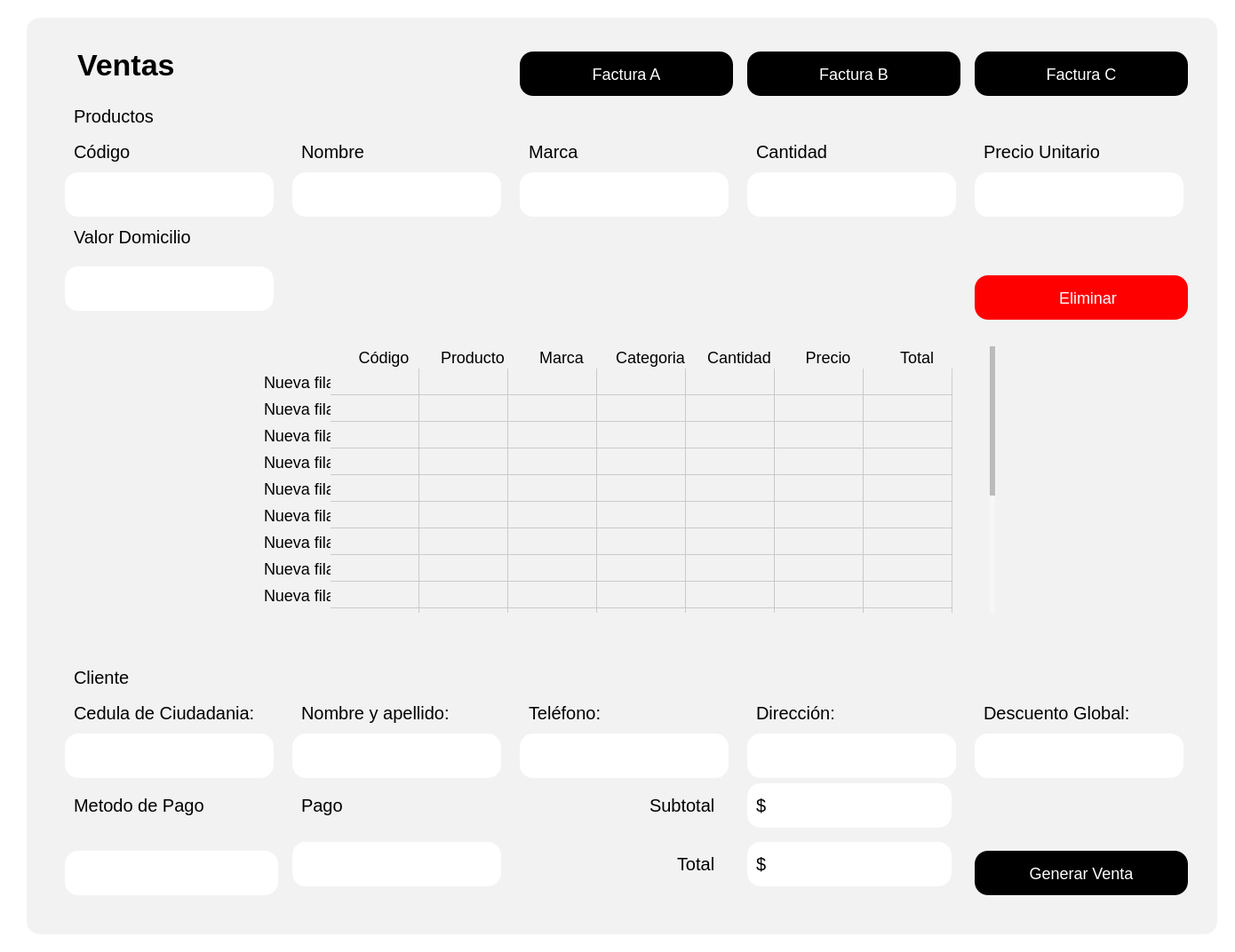
<?xml version="1.0" encoding="UTF-8"?>
<ui version="4.0">
 <class>Form</class>
 <widget class="QWidget" name="Form">
  <property name="geometry">
   <rect>
    <x>0</x>
    <y>0</y>
    <width>1390</width>
    <height>1072</height>
   </rect>
  </property>
  <property name="windowTitle">
   <string>Form</string>
  </property>
  <property name="styleSheet">
   <string notr="true">background-color: rgb(255, 255, 255);
</string>
  </property>
  <layout class="QHBoxLayout" name="horizontalLayout">
   <item>
    <widget class="QWidget" name="Contenedor" native="true">
     <property name="styleSheet">
      <string notr="true">
QPushButton {
    background-color: black; /* Fondo blanco */
    border: none; /* Sin borde ni decoración inicial */
    color:  white; /* Color del texto */
    border-radius: 15px; /* Bordes circulares */
    padding: 5px 10px; /* Espaciado interno para mejor apariencia */
	height: 40px; /* Altura del botón */
    text-align: center; /* Alinea el texto del botón a la izquierda */
    font-size: 18px; /* Tamaño de fuente */
	margin-top:20px;
}

QPushButton:hover {
    background-color: rgb(106, 106, 106); /* Gris claro al pasar el mouse */
    cursor: pointer; /* Cursor de mano al pasar sobre el botón */
}

QToolButton {
    background-color: white; /* Fondo blanco */
    border: none; /* Sin borde ni decoración inicial */
    color:  rgb(50, 50, 50); /* Color del texto */
    border-radius: 15px; /* Bordes circulares */
    padding: 5px 10px; /* Espaciado interno para mejor apariencia */
	height: 40px; /* Altura del botón */
    text-align: left; /* Alinea el texto del botón a la izquierda */
    font-size: 18px; /* Tamaño de fuente */
    cursor: pointer;
}

QToolButton:hover {
    background-color: #f2f2f2; /* Gris claro al pasar el mouse */
    cursor: pointer;
}
QLineEdit {
    background-color: rgb(255, 255, 255); /* Fondo blanco */
    border: none; /* Sin bordes visibles */
    padding: 4px; /* Espaciado interno entre el texto y los bordes */
    margin-right: 5px; /* Espaciado externo solo a la derecha */
    border-radius: 10px; /* Bordes redondeados */
    color: black; /* Texto negro */
    text-align: left; /* Texto alineado a la izquierda */
    font-size: 18px; /* Tamaño del texto */
}

/* Cuando el QLineEdit está enfocado (se está escribiendo) */
QLineEdit:focus {
    background-color: rgb(230, 230, 250); /* Color de fondo cuando el campo está activo */
    border: 1px solid rgb(0, 0, 0); /* Borde negro al estar activo */
}

QLabel {
    font-size: 20px; /* Tamaño de fuente */
    color:  black; /* Color del texto */
    margin-right: 10px; /* Espaciado a la derecha */
    padding: 5px; /* Espaciado interno */
    text-align: left; /* Alineación del texto a la izquierda */
}
QTableWidget {
    border: none;
    background-color: #ffffff; /* Fondo blanco para la tabla */
    box-shadow: 0 4px 8px rgba(0, 0, 0, 0.1); /* Sombra suave alrededor de la tabla */
}

QTableWidget::item {
    background-color: #f2f2f2; 
    border: none; 
    transition: background-color 0.3s ease; /* Suavizado de transición de color de fondo */
    pointer-events: none; /* Desactiva la interacción con las celdas (como editar) */
}

QTableWidget::item:selected {
    background-color: #aad4ff; /* Color azul claro para celdas seleccionadas */
    color: black; /* Texto negro para celdas seleccionadas */
}

QTableWidget::item:hover {
    background-color: #e6e6e6; /* Color de fondo al pasar el cursor sobre las celdas */
}

QHeaderView::section {
    border: none; 
    background-color: #f2f2f2; 
    font-weight: normal; /* No negritas */
    text-align: center; /* Centrado del texto en los encabezados */
    box-shadow: 0 2px 4px rgba(0, 0, 0, 0.1); /* Sombra suave para los encabezados */
}

QHeaderView::section:focus {
    background-color: #f2f2f2; /* Sin color de fondo cuando está en foco */
    border: none; /* Sin borde cuando está en foco */
}

QTableWidget::item:focus {
    border: none; /* Sin borde cuando las celdas tienen el foco */
    background-color: #f2f2f2; /* Mantener el fondo sin color azul */
}

QTableCornerButton::section {
    background-color: #f2f2f2; 
    border: none; 
}

QTableWidget::verticalHeader {
    background-color: #f2f2f2;
    border: none;
    font-weight: normal; /* No negritas */
}

QTableWidget::item:hover {
    background-color: #e6e6e6; /* Color de fondo al pasar el cursor sobre las celdas */
}

/* Personalización de la barra de desplazamiento */
QScrollBar:vertical {
    border: none;
    background: #f7f7f7; /* Fondo de la barra */
    width: 8px; /* Barra más delgada */
    border-radius: 4px; /* Bordes más redondeados */
}

QScrollBar::handle:vertical {
    background: #bbb; /* Fondo del control deslizante */
    min-height: 20px; /* Control deslizante más delgado */
    border-radius: 4px; /* Bordes redondeados */
    transition: background-color 0.3s ease; /* Transición suave para el cambio de color */
}

QScrollBar::handle:vertical:hover {
    background: #888; /* Color más oscuro cuando el control deslizante está siendo desplazado */
}

QScrollBar::add-line:vertical, QScrollBar::sub-line:vertical {
    border: none;
    background: #f2f2f2; /* Fondo para los botones de la barra */
    height: 0px; /* Sin altura para los botones */
}

QScrollBar:horizontal {
    border: none;
    background: #f7f7f7; /* Fondo de la barra */
    height: 8px; /* Barra más delgada */
    border-radius: 4px; /* Bordes más redondeados */
}

QScrollBar::handle:horizontal {
    background: #bbb; /* Fondo del control deslizante */
    min-width: 20px; /* Control deslizante más delgado */
    border-radius: 4px; /* Bordes redondeados */
    transition: background-color 0.3s ease; /* Transición suave para el cambio de color */
}

QScrollBar::handle:horizontal:hover {
    background: #888; /* Color más oscuro cuando el control deslizante está siendo desplazado */
}

QScrollBar::add-line:horizontal, QScrollBar::sub-line:horizontal {
    border: none;
    background: #f2f2f2; /* Fondo para los botones de la barra */
    width: 0px; /* Sin ancho para los botones */
}


</string>
     </property>
     <layout class="QHBoxLayout" name="horizontalLayout_2">
      <item>
       <widget class="QStackedWidget" name="Contenido">
        <property name="styleSheet">
         <string notr="true">margin-left:10px;
border-radius:15px;
background-color: #f2f2f2; 
</string>
        </property>
        <widget class="QWidget" name="ContenidoPage1">
         <layout class="QVBoxLayout" name="verticalLayout_2">
          <item>
           <widget class="QWidget" name="widget_3" native="true">
            <property name="styleSheet">
             <string notr="true"/>
            </property>
            <layout class="QGridLayout" name="gridLayout">
             <item row="0" column="0">
              <layout class="QGridLayout" name="gridLayout_2">
               <item row="3" column="1">
                <widget class="QLineEdit" name="InputNombre">
                 <property name="sizePolicy">
                  <sizepolicy hsizetype="Fixed" vsizetype="Fixed">
                   <horstretch>0</horstretch>
                   <verstretch>0</verstretch>
                  </sizepolicy>
                 </property>
                 <property name="minimumSize">
                  <size>
                   <width>250</width>
                   <height>50</height>
                  </size>
                 </property>
                 <property name="maximumSize">
                  <size>
                   <width>250</width>
                   <height>50</height>
                  </size>
                 </property>
                 <property name="styleSheet">
                  <string notr="true">background-color: rgb(255, 255, 255);</string>
                 </property>
                </widget>
               </item>
               <item row="2" column="0">
                <widget class="QLabel" name="label_3">
                 <property name="text">
                  <string>Código</string>
                 </property>
                </widget>
               </item>
               <item row="2" column="5">
                <widget class="QLabel" name="label">
                 <property name="text">
                  <string>Precio Unitario</string>
                 </property>
                </widget>
               </item>
               <item row="3" column="2">
                <widget class="QLineEdit" name="InputMarca">
                 <property name="sizePolicy">
                  <sizepolicy hsizetype="Fixed" vsizetype="Fixed">
                   <horstretch>0</horstretch>
                   <verstretch>0</verstretch>
                  </sizepolicy>
                 </property>
                 <property name="minimumSize">
                  <size>
                   <width>250</width>
                   <height>50</height>
                  </size>
                 </property>
                 <property name="maximumSize">
                  <size>
                   <width>250</width>
                   <height>50</height>
                  </size>
                 </property>
                 <property name="styleSheet">
                  <string notr="true">background-color: rgb(255, 255, 255);</string>
                 </property>
                </widget>
               </item>
               <item row="3" column="0">
                <widget class="QLineEdit" name="InputCodigo">
                 <property name="sizePolicy">
                  <sizepolicy hsizetype="Fixed" vsizetype="Fixed">
                   <horstretch>0</horstretch>
                   <verstretch>0</verstretch>
                  </sizepolicy>
                 </property>
                 <property name="minimumSize">
                  <size>
                   <width>250</width>
                   <height>50</height>
                  </size>
                 </property>
                 <property name="maximumSize">
                  <size>
                   <width>250</width>
                   <height>50</height>
                  </size>
                 </property>
                 <property name="styleSheet">
                  <string notr="true">background-color: rgb(255, 255, 255);</string>
                 </property>
                </widget>
               </item>
               <item row="2" column="2">
                <widget class="QLabel" name="label_6">
                 <property name="text">
                  <string>Marca</string>
                 </property>
                </widget>
               </item>
               <item row="3" column="3">
                <widget class="QLineEdit" name="InputCantidad">
                 <property name="sizePolicy">
                  <sizepolicy hsizetype="Fixed" vsizetype="Fixed">
                   <horstretch>0</horstretch>
                   <verstretch>0</verstretch>
                  </sizepolicy>
                 </property>
                 <property name="minimumSize">
                  <size>
                   <width>250</width>
                   <height>50</height>
                  </size>
                 </property>
                 <property name="maximumSize">
                  <size>
                   <width>250</width>
                   <height>50</height>
                  </size>
                 </property>
                 <property name="styleSheet">
                  <string notr="true">background-color: rgb(255, 255, 255);</string>
                 </property>
                </widget>
               </item>
               <item row="5" column="0">
                <widget class="QLineEdit" name="InputDomicilio">
                 <property name="sizePolicy">
                  <sizepolicy hsizetype="Fixed" vsizetype="Fixed">
                   <horstretch>0</horstretch>
                   <verstretch>0</verstretch>
                  </sizepolicy>
                 </property>
                 <property name="minimumSize">
                  <size>
                   <width>250</width>
                   <height>50</height>
                  </size>
                 </property>
                 <property name="maximumSize">
                  <size>
                   <width>250</width>
                   <height>50</height>
                  </size>
                 </property>
                 <property name="styleSheet">
                  <string notr="true">background-color: rgb(255, 255, 255);</string>
                 </property>
                </widget>
               </item>
               <item row="2" column="1">
                <widget class="QLabel" name="label_5">
                 <property name="text">
                  <string>Nombre</string>
                 </property>
                </widget>
               </item>
               <item row="2" column="3">
                <widget class="QLabel" name="label_7">
                 <property name="text">
                  <string>Cantidad</string>
                 </property>
                </widget>
               </item>
               <item row="4" column="0">
                <widget class="QLabel" name="label_8">
                 <property name="text">
                  <string>Valor Domicilio</string>
                 </property>
                </widget>
               </item>
               <item row="0" column="0">
                <widget class="QLabel" name="LabelVentasA">
                 <property name="styleSheet">
                  <string notr="true">#LabelVentasA {
    font-weight: bold; /* Negrita */
    font-size: 34px; /* Tamaño de fuente */
}
</string>
                 </property>
                 <property name="text">
                  <string>Ventas</string>
                 </property>
                </widget>
               </item>
               <item row="1" column="0">
                <widget class="QLabel" name="label_30">
                 <property name="text">
                  <string>Productos</string>
                 </property>
                </widget>
               </item>
               <item row="3" column="5">
                <widget class="QLineEdit" name="InputPrecioUnitario">
                 <property name="sizePolicy">
                  <sizepolicy hsizetype="Fixed" vsizetype="Fixed">
                   <horstretch>0</horstretch>
                   <verstretch>0</verstretch>
                  </sizepolicy>
                 </property>
                 <property name="minimumSize">
                  <size>
                   <width>250</width>
                   <height>50</height>
                  </size>
                 </property>
                 <property name="maximumSize">
                  <size>
                   <width>250</width>
                   <height>50</height>
                  </size>
                 </property>
                 <property name="styleSheet">
                  <string notr="true">background-color: rgb(255, 255, 255);</string>
                 </property>
                </widget>
               </item>
               <item row="5" column="5">
                <widget class="QPushButton" name="BtnEliminar">
                 <property name="cursor">
                  <cursorShape>PointingHandCursor</cursorShape>
                 </property>
                 <property name="styleSheet">
                  <string notr="true">
QPushButton {
    background-color: red; /* Fondo blanco */
    border: none; /* Sin borde ni decoración inicial */
    color:  white; /* Color del texto */
    border-radius: 15px; /* Bordes circulares */
    padding: 5px 10px; /* Espaciado interno para mejor apariencia */
	height: 40px; /* Altura del botón */
    text-align: center; /* Alinea el texto del botón a la izquierda */
    font-size: 18px; /* Tamaño de fuente */
	margin-top:20px;
    cursor: pointer; /* Cursor de mano al pasar sobre el botón */
}

QPushButton:hover {
    background-color: rgb(106, 106, 106); /* Gris claro al pasar el mouse */
    cursor: pointer; /* Cursor de mano al pasar sobre el botón */
}</string>
                 </property>
                 <property name="text">
                  <string>   Eliminar</string>
                 </property>
                 <property name="icon">
                  <iconset>
                   <normaloff>../../assets/iconos/eliminar.png</normaloff>../../assets/iconos/eliminar.png</iconset>
                 </property>
                 <property name="iconSize">
                  <size>
                   <width>30</width>
                   <height>30</height>
                  </size>
                 </property>
                </widget>
               </item>
               <item row="0" column="2">
                <widget class="QPushButton" name="BtnFacturaA">
                 <property name="cursor">
                  <cursorShape>PointingHandCursor</cursorShape>
                 </property>
                 <property name="styleSheet">
                  <string notr="true">
QPushButton {
    background-color: black; /* Fondo blanco */
    border: none; /* Sin borde ni decoración inicial */
    color:  white; /* Color del texto */
    border-radius: 15px; /* Bordes circulares */
    padding: 5px 10px; /* Espaciado interno para mejor apariencia */
	height: 40px; /* Altura del botón */
    text-align: center; /* Alinea el texto del botón a la izquierda */
    font-size: 18px; /* Tamaño de fuente */
	margin-top:20px;
}

QPushButton:hover {
    background-color: rgb(106, 106, 106); /* Gris claro al pasar el mouse */
    cursor: pointer; /* Cursor de mano al pasar sobre el botón */
}</string>
                 </property>
                 <property name="text">
                  <string>Factura A</string>
                 </property>
                </widget>
               </item>
               <item row="0" column="3">
                <widget class="QPushButton" name="BtnFacturaB">
                 <property name="cursor">
                  <cursorShape>PointingHandCursor</cursorShape>
                 </property>
                 <property name="styleSheet">
                  <string notr="true">
QPushButton {
    background-color: black; /* Fondo blanco */
    border: none; /* Sin borde ni decoración inicial */
    color:  white; /* Color del texto */
    border-radius: 15px; /* Bordes circulares */
    padding: 5px 10px; /* Espaciado interno para mejor apariencia */
	height: 40px; /* Altura del botón */
    text-align: center; /* Alinea el texto del botón a la izquierda */
    font-size: 18px; /* Tamaño de fuente */
	margin-top:20px;
}

QPushButton:hover {
    background-color: rgb(106, 106, 106); /* Gris claro al pasar el mouse */
    cursor: pointer; /* Cursor de mano al pasar sobre el botón */
}</string>
                 </property>
                 <property name="text">
                  <string>Factura B</string>
                 </property>
                </widget>
               </item>
               <item row="0" column="5">
                <widget class="QPushButton" name="BtnFacturaC">
                 <property name="cursor">
                  <cursorShape>PointingHandCursor</cursorShape>
                 </property>
                 <property name="styleSheet">
                  <string notr="true">
QPushButton {
    background-color: black; /* Fondo blanco */
    border: none; /* Sin borde ni decoración inicial */
    color:  white; /* Color del texto */
    border-radius: 15px; /* Bordes circulares */
    padding: 5px 10px; /* Espaciado interno para mejor apariencia */
	height: 40px; /* Altura del botón */
    text-align: center; /* Alinea el texto del botón a la izquierda */
    font-size: 18px; /* Tamaño de fuente */
	margin-top:20px;
}

QPushButton:hover {
    background-color: rgb(106, 106, 106); /* Gris claro al pasar el mouse */
    cursor: pointer; /* Cursor de mano al pasar sobre el botón */
}</string>
                 </property>
                 <property name="text">
                  <string>Factura C</string>
                 </property>
                </widget>
               </item>
              </layout>
             </item>
            </layout>
           </widget>
          </item>
          <item>
           <widget class="QWidget" name="widget" native="true">
            <property name="styleSheet">
             <string notr="true"/>
            </property>
            <layout class="QVBoxLayout" name="verticalLayout_3">
             <item alignment="Qt::AlignHCenter|Qt::AlignVCenter">
              <widget class="QTableWidget" name="tableWidget">
               <property name="sizePolicy">
                <sizepolicy hsizetype="Fixed" vsizetype="Fixed">
                 <horstretch>0</horstretch>
                 <verstretch>0</verstretch>
                </sizepolicy>
               </property>
               <property name="minimumSize">
                <size>
                 <width>845</width>
                 <height>300</height>
                </size>
               </property>
               <property name="font">
                <font>
                 <family>MS Shell Dlg 2</family>
                 <pointsize>11</pointsize>
                 <weight>75</weight>
                 <bold>true</bold>
                </font>
               </property>
               <property name="styleSheet">
                <string notr="true">
QTableWidget {
    border: none;
    box-shadow: 0 4px 8px rgba(0, 0, 0, 0.1); /* Sombra suave alrededor de la tabla */
}

QTableWidget::item {
    background-color: #f2f2f2; 
    border: none; 
    font-size: 18px; /* Tamaño de letra */
    transition: background-color 0.3s ease; /* Suavizado de transición de color de fondo */
    pointer-events: none; /* Desactiva la interacción con las celdas (como editar) */
}

QTableWidget::item:selected {
    background-color: #aad4ff; /* Color azul claro para celdas seleccionadas */
    color: black; /* Texto negro para celdas seleccionadas */
}

QTableWidget::item:hover {
    background-color: #e6e6e6; /* Color de fondo al pasar el cursor sobre las celdas */
}

QHeaderView::section {
    border: none; 
    background-color: #f2f2f2; 
    font-size: 18px; /* Tamaño de letra */
    font-weight: normal; /* No negritas */
    text-align: center; /* Centrado del texto en los encabezados */
    box-shadow: 0 2px 4px rgba(0, 0, 0, 0.1); /* Sombra suave para los encabezados */
}

QHeaderView::section:focus {
    background-color: #f2f2f2; /* Sin color de fondo cuando está en foco */
    border: none; /* Sin borde cuando está en foco */
}

QTableWidget::item:focus {
    border: none; /* Sin borde cuando las celdas tienen el foco */
    background-color: #f2f2f2; /* Mantener el fondo sin color azul */
}

QTableCornerButton::section {
    background-color: #f2f2f2; 
    border: none; 
}

QTableWidget::verticalHeader {
    background-color: #f2f2f2;
    font-size: 23px;
    border: none;
    font-weight: normal; /* No negritas */
}

QTableWidget::item:hover {
    background-color: #e6e6e6; /* Color de fondo al pasar el cursor sobre las celdas */
}
/* Personalización de la barra de desplazamiento */
QScrollBar:vertical {
    border: none;
    background: #f7f7f7; /* Fondo de la barra */
    width: 8px; /* Barra más delgada */
    border-radius: 4px; /* Bordes más redondeados */
    margin: 0px 2px 0px 0px; /* Un pequeño margen para el desplazamiento */
}

QScrollBar::handle:vertical {
    background: #bbb; /* Fondo del control deslizante */
    min-height: 20px; /* Control deslizante más delgado */
    border-radius: 4px; /* Bordes redondeados */
    transition: background-color 0.3s ease; /* Transición suave para el cambio de color */
}

QScrollBar::handle:vertical:hover {
    background: #888; /* Color más oscuro cuando el control deslizante está siendo desplazado */
}

QScrollBar::add-line:vertical, QScrollBar::sub-line:vertical {
    border: none;
    background: #f2f2f2; /* Fondo para los botones de la barra */
    height: 0px; /* Sin altura para los botones */
}

QScrollBar:horizontal {
    border: none;
    background: #f7f7f7; /* Fondo de la barra */
    height: 8px; /* Barra más delgada */
    border-radius: 4px; /* Bordes más redondeados */
    margin: 0px 0px 2px 0px; /* Un pequeño margen para el desplazamiento */
}

QScrollBar::handle:horizontal {
    background: #bbb; /* Fondo del control deslizante */
    min-width: 20px; /* Control deslizante más delgado */
    border-radius: 4px; /* Bordes redondeados */
    transition: background-color 0.3s ease; /* Transición suave para el cambio de color */
}

QScrollBar::handle:horizontal:hover {
    background: #888; /* Color más oscuro cuando el control deslizante está siendo desplazado */
}
</string>
               </property>
               <row>
                <property name="text">
                 <string>Nueva fila</string>
                </property>
               </row>
               <row>
                <property name="text">
                 <string>Nueva fila</string>
                </property>
               </row>
               <row>
                <property name="text">
                 <string>Nueva fila</string>
                </property>
               </row>
               <row>
                <property name="text">
                 <string>Nueva fila</string>
                </property>
               </row>
               <row>
                <property name="text">
                 <string>Nueva fila</string>
                </property>
               </row>
               <row>
                <property name="text">
                 <string>Nueva fila</string>
                </property>
               </row>
               <row>
                <property name="text">
                 <string>Nueva fila</string>
                </property>
               </row>
               <row>
                <property name="text">
                 <string>Nueva fila</string>
                </property>
               </row>
               <row>
                <property name="text">
                 <string>Nueva fila</string>
                </property>
               </row>
               <row>
                <property name="text">
                 <string>Nueva fila</string>
                </property>
               </row>
               <row>
                <property name="text">
                 <string>Nueva fila</string>
                </property>
               </row>
               <row>
                <property name="text">
                 <string>Nueva fila</string>
                </property>
               </row>
               <row>
                <property name="text">
                 <string>Nueva fila</string>
                </property>
               </row>
               <row>
                <property name="text">
                 <string>Nueva fila</string>
                </property>
               </row>
               <row>
                <property name="text">
                 <string>New Row</string>
                </property>
               </row>
               <row>
                <property name="text">
                 <string>New Row</string>
                </property>
               </row>
               <column>
                <property name="text">
                 <string>Código</string>
                </property>
                <property name="font">
                 <font>
                  <kerning>false</kerning>
                 </font>
                </property>
                <property name="textAlignment">
                 <set>AlignCenter</set>
                </property>
               </column>
               <column>
                <property name="text">
                 <string>Producto</string>
                </property>
                <property name="textAlignment">
                 <set>AlignCenter</set>
                </property>
               </column>
               <column>
                <property name="text">
                 <string>Marca</string>
                </property>
                <property name="textAlignment">
                 <set>AlignCenter</set>
                </property>
               </column>
               <column>
                <property name="text">
                 <string>Categoria</string>
                </property>
                <property name="textAlignment">
                 <set>AlignCenter</set>
                </property>
               </column>
               <column>
                <property name="text">
                 <string>Cantidad</string>
                </property>
                <property name="textAlignment">
                 <set>AlignCenter</set>
                </property>
               </column>
               <column>
                <property name="text">
                 <string>Precio</string>
                </property>
                <property name="textAlignment">
                 <set>AlignCenter</set>
                </property>
               </column>
               <column>
                <property name="text">
                 <string>Total</string>
                </property>
                <property name="textAlignment">
                 <set>AlignCenter</set>
                </property>
               </column>
              </widget>
             </item>
            </layout>
           </widget>
          </item>
          <item alignment="Qt::AlignHCenter|Qt::AlignVCenter">
           <widget class="QWidget" name="widget_4" native="true">
            <property name="styleSheet">
             <string notr="true"/>
            </property>
            <layout class="QGridLayout" name="gridLayout_3">
             <item row="0" column="0">
              <layout class="QGridLayout" name="gridLayout_4">
               <item row="1" column="1">
                <widget class="QLabel" name="label_10">
                 <property name="text">
                  <string>Nombre y apellido:</string>
                 </property>
                </widget>
               </item>
               <item row="2" column="5">
                <widget class="QLineEdit" name="InputDescuento">
                 <property name="sizePolicy">
                  <sizepolicy hsizetype="Fixed" vsizetype="Fixed">
                   <horstretch>0</horstretch>
                   <verstretch>0</verstretch>
                  </sizepolicy>
                 </property>
                 <property name="minimumSize">
                  <size>
                   <width>250</width>
                   <height>50</height>
                  </size>
                 </property>
                 <property name="maximumSize">
                  <size>
                   <width>250</width>
                   <height>50</height>
                  </size>
                 </property>
                 <property name="styleSheet">
                  <string notr="true">background-color: rgb(255, 255, 255);</string>
                 </property>
                </widget>
               </item>
               <item row="2" column="3">
                <widget class="QLineEdit" name="InputDireccion">
                 <property name="sizePolicy">
                  <sizepolicy hsizetype="Fixed" vsizetype="Fixed">
                   <horstretch>0</horstretch>
                   <verstretch>0</verstretch>
                  </sizepolicy>
                 </property>
                 <property name="minimumSize">
                  <size>
                   <width>250</width>
                   <height>50</height>
                  </size>
                 </property>
                 <property name="maximumSize">
                  <size>
                   <width>250</width>
                   <height>50</height>
                  </size>
                 </property>
                 <property name="styleSheet">
                  <string notr="true">background-color: rgb(255, 255, 255);</string>
                 </property>
                </widget>
               </item>
               <item row="3" column="3">
                <widget class="QLabel" name="LabelSubtotal">
                 <property name="sizePolicy">
                  <sizepolicy hsizetype="Fixed" vsizetype="Fixed">
                   <horstretch>0</horstretch>
                   <verstretch>0</verstretch>
                  </sizepolicy>
                 </property>
                 <property name="minimumSize">
                  <size>
                   <width>250</width>
                   <height>50</height>
                  </size>
                 </property>
                 <property name="maximumSize">
                  <size>
                   <width>250</width>
                   <height>50</height>
                  </size>
                 </property>
                 <property name="cursor">
                  <cursorShape>IBeamCursor</cursorShape>
                 </property>
                 <property name="styleSheet">
                  <string notr="true">background-color: rgb(255, 255, 255);</string>
                 </property>
                 <property name="text">
                  <string>$</string>
                 </property>
                </widget>
               </item>
               <item row="1" column="2">
                <widget class="QLabel" name="label_9">
                 <property name="text">
                  <string>Teléfono:</string>
                 </property>
                </widget>
               </item>
               <item row="3" column="0">
                <widget class="QLabel" name="label_12">
                 <property name="text">
                  <string>Metodo de Pago</string>
                 </property>
                </widget>
               </item>
               <item row="2" column="0">
                <widget class="QLineEdit" name="InputCedula&#10;">
                 <property name="sizePolicy">
                  <sizepolicy hsizetype="Fixed" vsizetype="Fixed">
                   <horstretch>0</horstretch>
                   <verstretch>0</verstretch>
                  </sizepolicy>
                 </property>
                 <property name="minimumSize">
                  <size>
                   <width>250</width>
                   <height>50</height>
                  </size>
                 </property>
                 <property name="maximumSize">
                  <size>
                   <width>250</width>
                   <height>50</height>
                  </size>
                 </property>
                 <property name="styleSheet">
                  <string notr="true">background-color: rgb(255, 255, 255);</string>
                 </property>
                </widget>
               </item>
               <item row="4" column="5">
                <widget class="QPushButton" name="BtnGenerarVenta">
                 <property name="cursor">
                  <cursorShape>PointingHandCursor</cursorShape>
                 </property>
                 <property name="styleSheet">
                  <string notr="true">
QPushButton {
    background-color: black; /* Fondo blanco */
    border: none; /* Sin borde ni decoración inicial */
    color:  white; /* Color del texto */
    border-radius: 15px; /* Bordes circulares */
    padding: 5px 10px; /* Espaciado interno para mejor apariencia */
	height: 40px; /* Altura del botón */
    text-align: center; /* Alinea el texto del botón a la izquierda */
    font-size: 18px; /* Tamaño de fuente */
	margin-top:20px;
}

QPushButton:hover {
    background-color: rgb(106, 106, 106); /* Gris claro al pasar el mouse */
    cursor: pointer; /* Cursor de mano al pasar sobre el botón */
}</string>
                 </property>
                 <property name="text">
                  <string>Generar Venta</string>
                 </property>
                </widget>
               </item>
               <item row="2" column="2">
                <widget class="QLineEdit" name="InputTelefonoCli">
                 <property name="sizePolicy">
                  <sizepolicy hsizetype="Fixed" vsizetype="Fixed">
                   <horstretch>0</horstretch>
                   <verstretch>0</verstretch>
                  </sizepolicy>
                 </property>
                 <property name="minimumSize">
                  <size>
                   <width>250</width>
                   <height>50</height>
                  </size>
                 </property>
                 <property name="maximumSize">
                  <size>
                   <width>250</width>
                   <height>50</height>
                  </size>
                 </property>
                 <property name="styleSheet">
                  <string notr="true">background-color: rgb(255, 255, 255);</string>
                 </property>
                </widget>
               </item>
               <item row="1" column="5">
                <widget class="QLabel" name="label_2">
                 <property name="text">
                  <string>Descuento Global:</string>
                 </property>
                </widget>
               </item>
               <item row="3" column="2" alignment="Qt::AlignRight">
                <widget class="QLabel" name="label_14">
                 <property name="text">
                  <string>Subtotal</string>
                 </property>
                </widget>
               </item>
               <item row="0" column="0">
                <widget class="QLabel" name="label_31">
                 <property name="text">
                  <string>Cliente</string>
                 </property>
                </widget>
               </item>
               <item row="1" column="0">
                <widget class="QLabel" name="label_4">
                 <property name="text">
                  <string>Cedula de Ciudadania:</string>
                 </property>
                </widget>
               </item>
               <item row="1" column="3">
                <widget class="QLabel" name="label_11">
                 <property name="text">
                  <string>Dirección:</string>
                 </property>
                </widget>
               </item>
               <item row="2" column="1">
                <widget class="QLineEdit" name="InputNombreCli">
                 <property name="sizePolicy">
                  <sizepolicy hsizetype="Fixed" vsizetype="Fixed">
                   <horstretch>0</horstretch>
                   <verstretch>0</verstretch>
                  </sizepolicy>
                 </property>
                 <property name="minimumSize">
                  <size>
                   <width>250</width>
                   <height>50</height>
                  </size>
                 </property>
                 <property name="maximumSize">
                  <size>
                   <width>250</width>
                   <height>50</height>
                  </size>
                 </property>
                 <property name="styleSheet">
                  <string notr="true">background-color: rgb(255, 255, 255);</string>
                 </property>
                </widget>
               </item>
               <item row="3" column="1">
                <widget class="QLabel" name="label_13">
                 <property name="text">
                  <string>Pago</string>
                 </property>
                </widget>
               </item>
               <item row="4" column="3">
                <widget class="QLabel" name="LabelTotal">
                 <property name="sizePolicy">
                  <sizepolicy hsizetype="Fixed" vsizetype="Fixed">
                   <horstretch>0</horstretch>
                   <verstretch>0</verstretch>
                  </sizepolicy>
                 </property>
                 <property name="minimumSize">
                  <size>
                   <width>250</width>
                   <height>50</height>
                  </size>
                 </property>
                 <property name="maximumSize">
                  <size>
                   <width>250</width>
                   <height>50</height>
                  </size>
                 </property>
                 <property name="cursor">
                  <cursorShape>IBeamCursor</cursorShape>
                 </property>
                 <property name="styleSheet">
                  <string notr="true">background-color: rgb(255, 255, 255);</string>
                 </property>
                 <property name="text">
                  <string>$</string>
                 </property>
                </widget>
               </item>
               <item row="4" column="1">
                <widget class="QLineEdit" name="InputPago">
                 <property name="sizePolicy">
                  <sizepolicy hsizetype="Fixed" vsizetype="Fixed">
                   <horstretch>0</horstretch>
                   <verstretch>0</verstretch>
                  </sizepolicy>
                 </property>
                 <property name="minimumSize">
                  <size>
                   <width>250</width>
                   <height>50</height>
                  </size>
                 </property>
                 <property name="maximumSize">
                  <size>
                   <width>250</width>
                   <height>50</height>
                  </size>
                 </property>
                 <property name="styleSheet">
                  <string notr="true">background-color: rgb(255, 255, 255);</string>
                 </property>
                </widget>
               </item>
               <item row="4" column="2" alignment="Qt::AlignRight">
                <widget class="QLabel" name="label_15">
                 <property name="text">
                  <string>Total</string>
                 </property>
                </widget>
               </item>
               <item row="4" column="0">
                <widget class="QComboBox" name="MetodoPagoBox">
                 <property name="sizePolicy">
                  <sizepolicy hsizetype="Fixed" vsizetype="Fixed">
                   <horstretch>0</horstretch>
                   <verstretch>0</verstretch>
                  </sizepolicy>
                 </property>
                 <property name="minimumSize">
                  <size>
                   <width>250</width>
                   <height>50</height>
                  </size>
                 </property>
                 <property name="styleSheet">
                  <string notr="true">QComboBox {
    background-color: white; /* Fondo blanco */
    border: none; /* Sin borde */
    color: black; /* Color del texto */
    border-radius: 15px; /* Bordes redondeados */
    padding: 5px 10px; /* Espaciado interno */
    font-size: 18px; /* Tamaño de fuente */
    height: 40px; /* Altura del combo box */
    margin-top: 20px; /* Espaciado superior */
}

QComboBox::drop-down {
    background-color: transparent; /* Fondo transparente */
    border: none; /* Sin borde */
    width: 20px; /* Tamaño del botón */
    /* No se define la flecha, por lo que se elimina */
}

QComboBox:hover {
    cursor: pointer; /* Cursor de mano */
}

QComboBox QAbstractItemView {
    background-color: white; /* Fondo del menú desplegable */
    border: none; /* Sin borde */
    color: black; /* Color del texto en las opciones */
    selection-background-color: rgb(106, 106, 106); /* Fondo gris claro al seleccionar */
    selection-color: white; /* Texto blanco al seleccionar */
    border-radius: 10px; /* Bordes redondeados */
}
</string>
                 </property>
                 <property name="insertPolicy">
                  <enum>QComboBox::NoInsert</enum>
                 </property>
                 <property name="frame">
                  <bool>true</bool>
                 </property>
                </widget>
               </item>
              </layout>
             </item>
            </layout>
           </widget>
          </item>
         </layout>
        </widget>
       </widget>
      </item>
     </layout>
    </widget>
   </item>
  </layout>
 </widget>
 <resources/>
 <connections/>
</ui>
